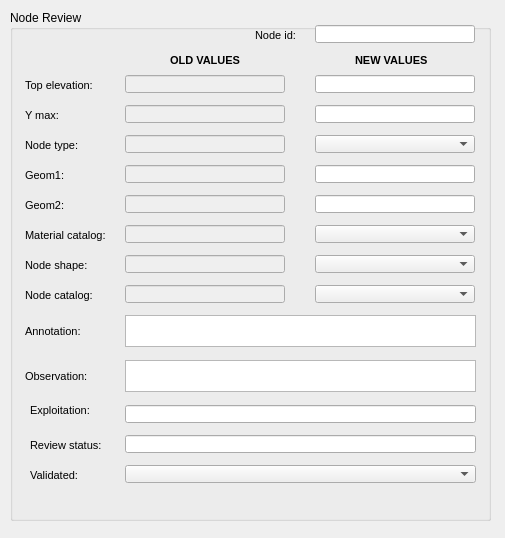
<?xml version="1.0" encoding="UTF-8"?>
<ui version="4.0">
 <class>review_audit_connec</class>
 <widget class="QDialog" name="review_audit_connec">
  <property name="geometry">
   <rect>
    <x>0</x>
    <y>0</y>
    <width>505</width>
    <height>538</height>
   </rect>
  </property>
  <property name="windowTitle">
   <string>Review audit node</string>
  </property>
  <widget class="QGroupBox" name="groupBox">
   <property name="geometry">
    <rect>
     <x>10</x>
     <y>10</y>
     <width>481</width>
     <height>511</height>
    </rect>
   </property>
   <property name="title">
    <string>Node Review</string>
   </property>
   <widget class="QLineEdit" name="node_id">
    <property name="enabled">
     <bool>true</bool>
    </property>
    <property name="geometry">
     <rect>
      <x>305</x>
      <y>15</y>
      <width>160</width>
      <height>18</height>
     </rect>
    </property>
    <property name="font">
     <font>
      <family>Arial</family>
      <italic>false</italic>
     </font>
    </property>
    <property name="text">
     <string/>
    </property>
    <property name="maxLength">
     <number>500</number>
    </property>
    <property name="echoMode">
     <enum>QLineEdit::Normal</enum>
    </property>
   </widget>
   <widget class="QLabel" name="id_label">
    <property name="geometry">
     <rect>
      <x>245</x>
      <y>15</y>
      <width>61</width>
      <height>21</height>
     </rect>
    </property>
    <property name="font">
     <font>
      <family>Arial</family>
      <pointsize>8</pointsize>
      <weight>50</weight>
      <bold>false</bold>
     </font>
    </property>
    <property name="text">
     <string>Node id:</string>
    </property>
   </widget>
   <widget class="QLabel" name="old_values">
    <property name="geometry">
     <rect>
      <x>160</x>
      <y>40</y>
      <width>91</width>
      <height>21</height>
     </rect>
    </property>
    <property name="font">
     <font>
      <family>Arial</family>
      <pointsize>8</pointsize>
      <weight>75</weight>
      <bold>true</bold>
     </font>
    </property>
    <property name="text">
     <string>OLD VALUES</string>
    </property>
   </widget>
   <widget class="QLabel" name="new_values">
    <property name="geometry">
     <rect>
      <x>345</x>
      <y>40</y>
      <width>91</width>
      <height>21</height>
     </rect>
    </property>
    <property name="font">
     <font>
      <family>Arial</family>
      <pointsize>8</pointsize>
      <weight>75</weight>
      <bold>true</bold>
     </font>
    </property>
    <property name="text">
     <string>NEW VALUES</string>
    </property>
   </widget>
   <widget class="QLabel" name="label_top_elev">
    <property name="geometry">
     <rect>
      <x>15</x>
      <y>65</y>
      <width>91</width>
      <height>21</height>
     </rect>
    </property>
    <property name="font">
     <font>
      <family>Arial</family>
      <pointsize>8</pointsize>
      <weight>50</weight>
      <bold>false</bold>
     </font>
    </property>
    <property name="text">
     <string>Top elevation:</string>
    </property>
   </widget>
   <widget class="QLineEdit" name="old_top_elev">
    <property name="enabled">
     <bool>false</bool>
    </property>
    <property name="geometry">
     <rect>
      <x>115</x>
      <y>65</y>
      <width>160</width>
      <height>18</height>
     </rect>
    </property>
    <property name="styleSheet">
     <string notr="true"/>
    </property>
   </widget>
   <widget class="QLineEdit" name="new_top_elev">
    <property name="geometry">
     <rect>
      <x>305</x>
      <y>65</y>
      <width>160</width>
      <height>18</height>
     </rect>
    </property>
    <property name="styleSheet">
     <string notr="true"/>
    </property>
   </widget>
   <widget class="QLineEdit" name="old_ymax">
    <property name="enabled">
     <bool>false</bool>
    </property>
    <property name="geometry">
     <rect>
      <x>115</x>
      <y>95</y>
      <width>160</width>
      <height>18</height>
     </rect>
    </property>
    <property name="styleSheet">
     <string notr="true"/>
    </property>
   </widget>
   <widget class="QLabel" name="label_ymax">
    <property name="geometry">
     <rect>
      <x>15</x>
      <y>95</y>
      <width>91</width>
      <height>21</height>
     </rect>
    </property>
    <property name="font">
     <font>
      <family>Arial</family>
      <pointsize>8</pointsize>
      <weight>50</weight>
      <bold>false</bold>
     </font>
    </property>
    <property name="text">
     <string>Y max:</string>
    </property>
   </widget>
   <widget class="QLineEdit" name="new_ymax">
    <property name="geometry">
     <rect>
      <x>305</x>
      <y>95</y>
      <width>160</width>
      <height>18</height>
     </rect>
    </property>
    <property name="styleSheet">
     <string notr="true"/>
    </property>
   </widget>
   <widget class="QLabel" name="label_annotation">
    <property name="geometry">
     <rect>
      <x>15</x>
      <y>310</y>
      <width>91</width>
      <height>22</height>
     </rect>
    </property>
    <property name="font">
     <font>
      <pointsize>8</pointsize>
     </font>
    </property>
    <property name="frameShape">
     <enum>QFrame::NoFrame</enum>
    </property>
    <property name="frameShadow">
     <enum>QFrame::Plain</enum>
    </property>
    <property name="text">
     <string>Annotation:</string>
    </property>
    <property name="textFormat">
     <enum>Qt::AutoText</enum>
    </property>
    <property name="scaledContents">
     <bool>false</bool>
    </property>
    <property name="alignment">
     <set>Qt::AlignLeading|Qt::AlignLeft|Qt::AlignVCenter</set>
    </property>
    <property name="margin">
     <number>3</number>
    </property>
   </widget>
   <widget class="QTextEdit" name="annotation">
    <property name="geometry">
     <rect>
      <x>115</x>
      <y>305</y>
      <width>351</width>
      <height>32</height>
     </rect>
    </property>
    <property name="frameShape">
     <enum>QFrame::StyledPanel</enum>
    </property>
    <property name="frameShadow">
     <enum>QFrame::Raised</enum>
    </property>
   </widget>
   <widget class="QLabel" name="label_observ">
    <property name="geometry">
     <rect>
      <x>15</x>
      <y>355</y>
      <width>90</width>
      <height>22</height>
     </rect>
    </property>
    <property name="font">
     <font>
      <pointsize>8</pointsize>
     </font>
    </property>
    <property name="frameShape">
     <enum>QFrame::NoFrame</enum>
    </property>
    <property name="frameShadow">
     <enum>QFrame::Plain</enum>
    </property>
    <property name="text">
     <string>Observation:</string>
    </property>
    <property name="textFormat">
     <enum>Qt::AutoText</enum>
    </property>
    <property name="scaledContents">
     <bool>false</bool>
    </property>
    <property name="alignment">
     <set>Qt::AlignLeading|Qt::AlignLeft|Qt::AlignVCenter</set>
    </property>
    <property name="margin">
     <number>3</number>
    </property>
   </widget>
   <widget class="QTextEdit" name="observ">
    <property name="geometry">
     <rect>
      <x>115</x>
      <y>350</y>
      <width>351</width>
      <height>32</height>
     </rect>
    </property>
   </widget>
   <widget class="QLabel" name="label_exploitation">
    <property name="geometry">
     <rect>
      <x>20</x>
      <y>390</y>
      <width>71</width>
      <height>21</height>
     </rect>
    </property>
    <property name="font">
     <font>
      <family>Arial</family>
      <pointsize>8</pointsize>
      <weight>50</weight>
      <bold>false</bold>
     </font>
    </property>
    <property name="text">
     <string>Exploitation: </string>
    </property>
   </widget>
   <widget class="QLineEdit" name="old_geom2">
    <property name="enabled">
     <bool>false</bool>
    </property>
    <property name="geometry">
     <rect>
      <x>115</x>
      <y>185</y>
      <width>160</width>
      <height>18</height>
     </rect>
    </property>
    <property name="styleSheet">
     <string notr="true"/>
    </property>
   </widget>
   <widget class="QLabel" name="label_geom2">
    <property name="geometry">
     <rect>
      <x>15</x>
      <y>185</y>
      <width>91</width>
      <height>21</height>
     </rect>
    </property>
    <property name="font">
     <font>
      <family>Arial</family>
      <pointsize>8</pointsize>
      <weight>50</weight>
      <bold>false</bold>
     </font>
    </property>
    <property name="text">
     <string>Geom2:</string>
    </property>
   </widget>
   <widget class="QLineEdit" name="old_geom1">
    <property name="enabled">
     <bool>false</bool>
    </property>
    <property name="geometry">
     <rect>
      <x>115</x>
      <y>155</y>
      <width>160</width>
      <height>18</height>
     </rect>
    </property>
    <property name="styleSheet">
     <string notr="true"/>
    </property>
   </widget>
   <widget class="QLabel" name="label_geom1">
    <property name="geometry">
     <rect>
      <x>15</x>
      <y>155</y>
      <width>91</width>
      <height>21</height>
     </rect>
    </property>
    <property name="font">
     <font>
      <family>Arial</family>
      <pointsize>8</pointsize>
      <weight>50</weight>
      <bold>false</bold>
     </font>
    </property>
    <property name="text">
     <string>Geom1:</string>
    </property>
   </widget>
   <widget class="QLineEdit" name="new_geom2">
    <property name="geometry">
     <rect>
      <x>305</x>
      <y>185</y>
      <width>160</width>
      <height>18</height>
     </rect>
    </property>
    <property name="styleSheet">
     <string notr="true"/>
    </property>
   </widget>
   <widget class="QLineEdit" name="new_geom1">
    <property name="geometry">
     <rect>
      <x>305</x>
      <y>155</y>
      <width>160</width>
      <height>18</height>
     </rect>
    </property>
    <property name="styleSheet">
     <string notr="true"/>
    </property>
   </widget>
  </widget>
  <widget class="QLabel" name="label_node_type">
   <property name="geometry">
    <rect>
     <x>25</x>
     <y>135</y>
     <width>91</width>
     <height>21</height>
    </rect>
   </property>
   <property name="font">
    <font>
     <family>Arial</family>
     <pointsize>8</pointsize>
     <weight>50</weight>
     <bold>false</bold>
    </font>
   </property>
   <property name="text">
    <string>Node type:</string>
   </property>
  </widget>
  <widget class="QComboBox" name="new_node_type">
   <property name="geometry">
    <rect>
     <x>315</x>
     <y>135</y>
     <width>160</width>
     <height>18</height>
    </rect>
   </property>
   <property name="frame">
    <bool>true</bool>
   </property>
  </widget>
  <widget class="QLabel" name="label_material_catalog">
   <property name="geometry">
    <rect>
     <x>25</x>
     <y>225</y>
     <width>91</width>
     <height>21</height>
    </rect>
   </property>
   <property name="font">
    <font>
     <family>Arial</family>
     <pointsize>8</pointsize>
     <weight>50</weight>
     <bold>false</bold>
    </font>
   </property>
   <property name="text">
    <string>Material catalog:</string>
   </property>
  </widget>
  <widget class="QComboBox" name="new_matcat_id">
   <property name="geometry">
    <rect>
     <x>315</x>
     <y>225</y>
     <width>160</width>
     <height>18</height>
    </rect>
   </property>
   <property name="frame">
    <bool>true</bool>
   </property>
  </widget>
  <widget class="QLabel" name="label_node_shape">
   <property name="geometry">
    <rect>
     <x>25</x>
     <y>255</y>
     <width>91</width>
     <height>21</height>
    </rect>
   </property>
   <property name="font">
    <font>
     <family>Arial</family>
     <pointsize>8</pointsize>
     <weight>50</weight>
     <bold>false</bold>
    </font>
   </property>
   <property name="text">
    <string>Node shape:</string>
   </property>
  </widget>
  <widget class="QComboBox" name="new_shape">
   <property name="geometry">
    <rect>
     <x>315</x>
     <y>255</y>
     <width>160</width>
     <height>18</height>
    </rect>
   </property>
   <property name="frame">
    <bool>true</bool>
   </property>
  </widget>
  <widget class="QLabel" name="label_node_catalog">
   <property name="geometry">
    <rect>
     <x>25</x>
     <y>285</y>
     <width>91</width>
     <height>21</height>
    </rect>
   </property>
   <property name="font">
    <font>
     <family>Arial</family>
     <pointsize>8</pointsize>
     <weight>50</weight>
     <bold>false</bold>
    </font>
   </property>
   <property name="text">
    <string>Node catalog:</string>
   </property>
  </widget>
  <widget class="QComboBox" name="new_nodecat_id">
   <property name="geometry">
    <rect>
     <x>315</x>
     <y>285</y>
     <width>160</width>
     <height>18</height>
    </rect>
   </property>
   <property name="frame">
    <bool>true</bool>
   </property>
  </widget>
  <widget class="QLineEdit" name="expl_id">
   <property name="geometry">
    <rect>
     <x>125</x>
     <y>405</y>
     <width>351</width>
     <height>18</height>
    </rect>
   </property>
   <property name="styleSheet">
    <string notr="true"/>
   </property>
  </widget>
  <widget class="QLineEdit" name="review_status_id">
   <property name="geometry">
    <rect>
     <x>125</x>
     <y>435</y>
     <width>351</width>
     <height>18</height>
    </rect>
   </property>
   <property name="styleSheet">
    <string notr="true"/>
   </property>
  </widget>
  <widget class="QLabel" name="label_review_status">
   <property name="geometry">
    <rect>
     <x>30</x>
     <y>435</y>
     <width>86</width>
     <height>21</height>
    </rect>
   </property>
   <property name="font">
    <font>
     <family>Arial</family>
     <pointsize>8</pointsize>
     <weight>50</weight>
     <bold>false</bold>
    </font>
   </property>
   <property name="text">
    <string>Review status:</string>
   </property>
  </widget>
  <widget class="QComboBox" name="is_validated">
   <property name="geometry">
    <rect>
     <x>125</x>
     <y>465</y>
     <width>351</width>
     <height>18</height>
    </rect>
   </property>
   <property name="frame">
    <bool>true</bool>
   </property>
  </widget>
  <widget class="QLabel" name="label_review_status_2">
   <property name="geometry">
    <rect>
     <x>30</x>
     <y>465</y>
     <width>51</width>
     <height>21</height>
    </rect>
   </property>
   <property name="font">
    <font>
     <family>Arial</family>
     <pointsize>8</pointsize>
     <weight>50</weight>
     <bold>false</bold>
    </font>
   </property>
   <property name="text">
    <string>Validated:</string>
   </property>
  </widget>
  <widget class="QLineEdit" name="old_node_type">
   <property name="enabled">
    <bool>false</bool>
   </property>
   <property name="geometry">
    <rect>
     <x>125</x>
     <y>135</y>
     <width>160</width>
     <height>18</height>
    </rect>
   </property>
   <property name="styleSheet">
    <string notr="true"/>
   </property>
  </widget>
  <widget class="QLineEdit" name="old_matcat_id">
   <property name="enabled">
    <bool>false</bool>
   </property>
   <property name="geometry">
    <rect>
     <x>125</x>
     <y>225</y>
     <width>160</width>
     <height>18</height>
    </rect>
   </property>
   <property name="styleSheet">
    <string notr="true"/>
   </property>
  </widget>
  <widget class="QLineEdit" name="old_shape">
   <property name="enabled">
    <bool>false</bool>
   </property>
   <property name="geometry">
    <rect>
     <x>125</x>
     <y>255</y>
     <width>160</width>
     <height>18</height>
    </rect>
   </property>
   <property name="styleSheet">
    <string notr="true"/>
   </property>
  </widget>
  <widget class="QLineEdit" name="old_nodecat_id">
   <property name="enabled">
    <bool>false</bool>
   </property>
   <property name="geometry">
    <rect>
     <x>125</x>
     <y>285</y>
     <width>160</width>
     <height>18</height>
    </rect>
   </property>
   <property name="styleSheet">
    <string notr="true"/>
   </property>
  </widget>
 </widget>
 <tabstops>
  <tabstop>node_id</tabstop>
  <tabstop>old_top_elev</tabstop>
  <tabstop>new_top_elev</tabstop>
  <tabstop>old_ymax</tabstop>
  <tabstop>new_ymax</tabstop>
  <tabstop>old_node_type</tabstop>
  <tabstop>new_node_type</tabstop>
  <tabstop>old_geom1</tabstop>
  <tabstop>new_geom1</tabstop>
  <tabstop>old_geom2</tabstop>
  <tabstop>new_geom2</tabstop>
  <tabstop>old_matcat_id</tabstop>
  <tabstop>new_matcat_id</tabstop>
  <tabstop>old_shape</tabstop>
  <tabstop>new_shape</tabstop>
  <tabstop>old_nodecat_id</tabstop>
  <tabstop>new_nodecat_id</tabstop>
  <tabstop>annotation</tabstop>
  <tabstop>observ</tabstop>
  <tabstop>expl_id</tabstop>
  <tabstop>review_status_id</tabstop>
  <tabstop>is_validated</tabstop>
 </tabstops>
 <resources/>
 <connections/>
</ui>
